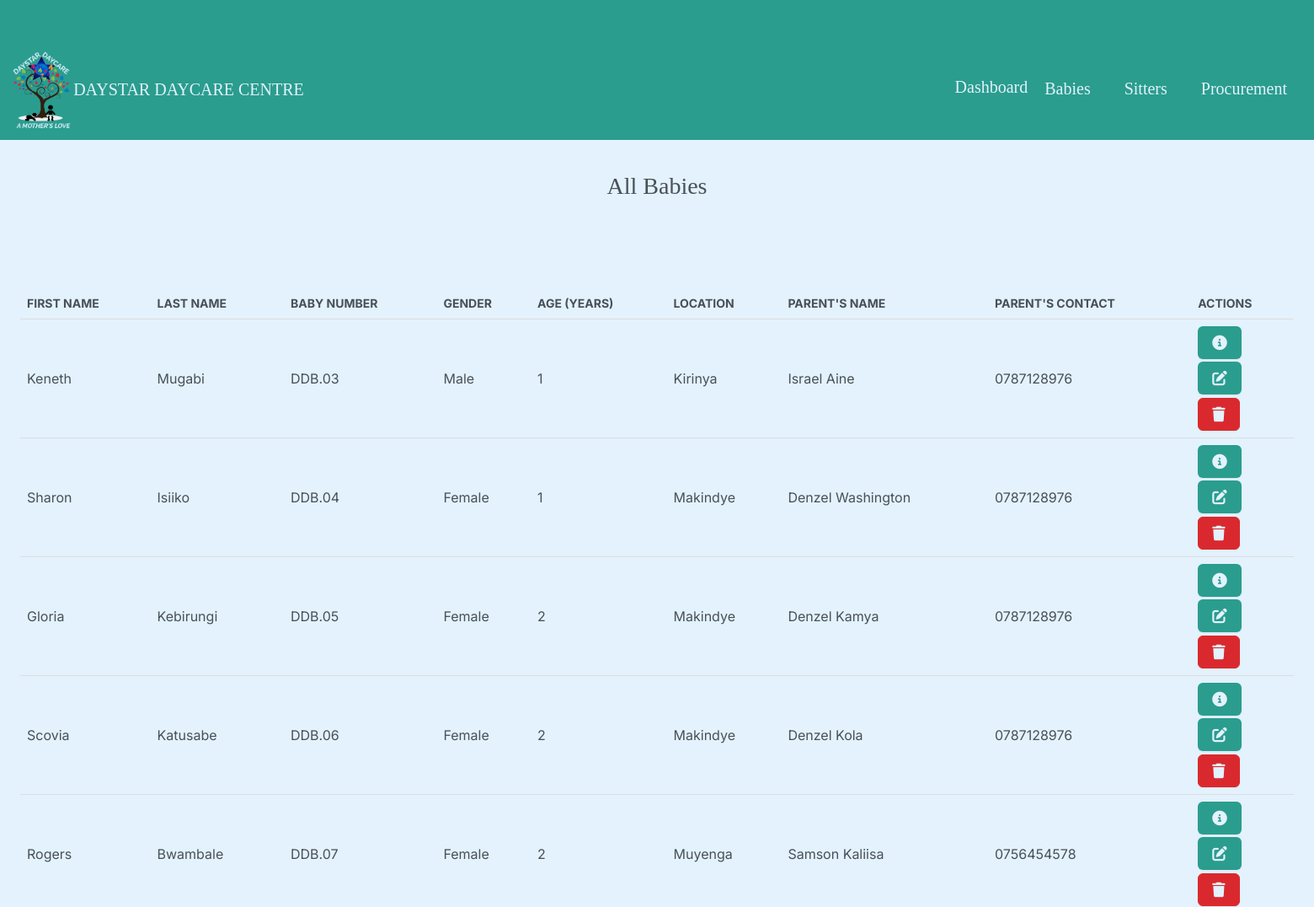
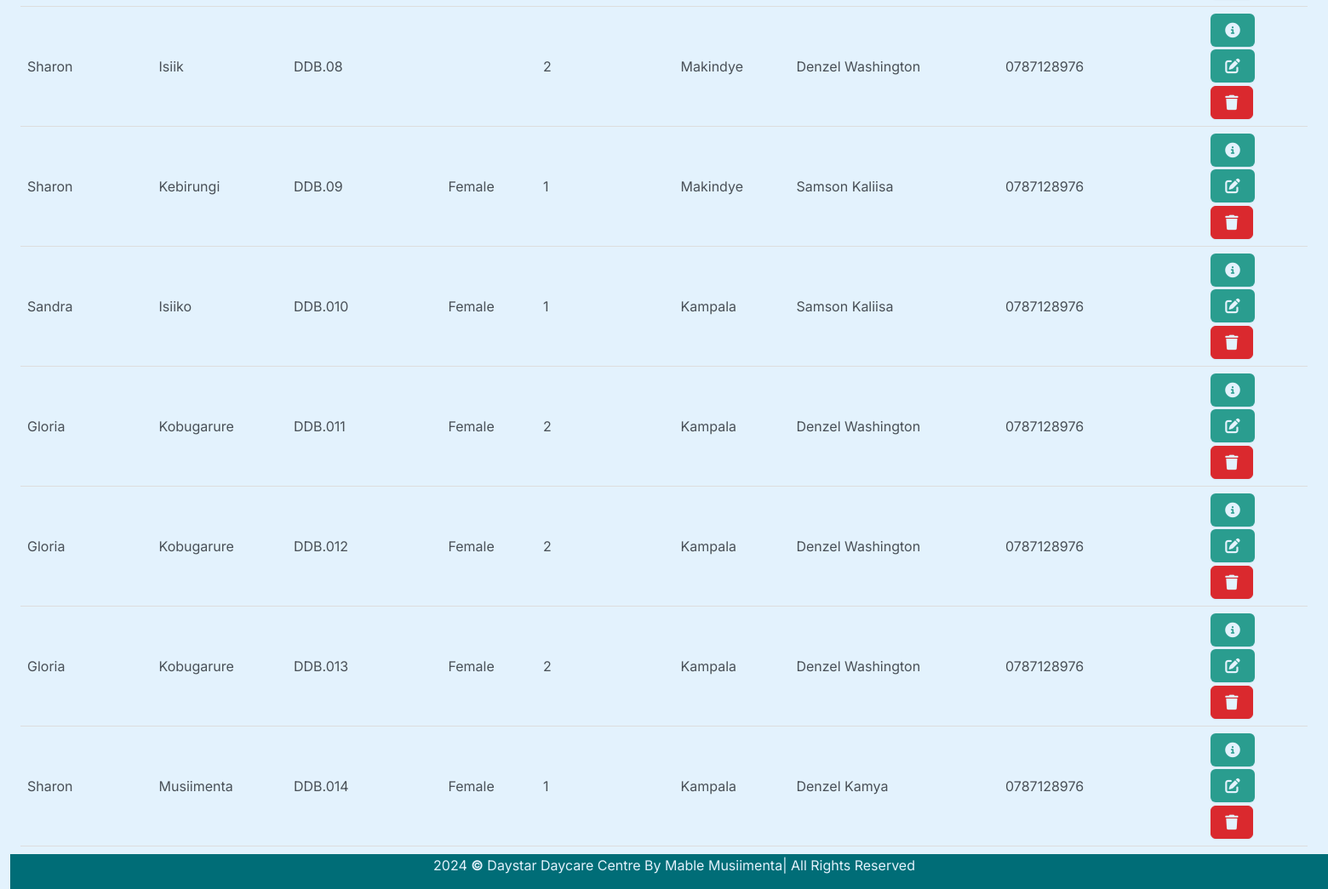
The page /baby/ (signed in) on the database its author committed (2 pictures, top to bottom).
### daystarapp/models.py (models this page shows, shortened)
class Baby(models.Model):
    first_name = models.CharField(max_length=50, null=False)
    last_name = models.CharField(max_length=50, null=False)
    gender = models.CharField(max_length=10, null=False, choices=GENDER)
    age = models.PositiveIntegerField()
    location = models.CharField(max_length=50, null=False)
    parent_name = models.CharField(max_length=50, null=False, validators=[validate_two_names])
    parent_contact = models.CharField(max_length=50, null=False, validators=[validate_phone_number])

### daystarapp/views.py (the view)
# urls.py: path("baby/", views.baby, name="baby"),
@login_required
def baby(request):
    success = request.GET.get('success', False)
    return render(request, "babies/baby.html", {"babies": Baby.objects.all()} )

### daystarapp/templates/babies/baby.html (shortened to what this page needs)
{% extends "babies/base.html" %}
{% block body %}
<div class="container-fluid" style="padding-top: 80px;">
    <h3 class="m-4" style="text-align: center; font-family:serif;">All Babies</h3>
    <div class="row">
        <div class="col-12">
            {% if babies %}
                <div class="table-responsive">
                    <table>
                        <thead>
                            <tr>
                                <th scope="col">First Name</th>
                                <th scope="col">Last Name</th>
                                <th scope="col">Baby Number</th>
                                <th scope="col">Gender</th>
                                <th scope="col">Age (Years)</th>
                                <th scope="col">Location</th>
                                <th scope="col">Parent's Name</th>
                                <th scope="col">Parent's Contact</th>
                                <th scope="col">ACTIONS</th>
                            </tr>
                        </thead>
                        <tbody>
                            {% for baby in babies %}
                                <tr>
                                    <td>{{ baby.first_name }}</td>
                                    <td>{{ baby.last_name }}</td>
                                    <td>DDB.0{{ baby.id }}</td>
                                    <td>{{ baby.gender }}</td>
                                    <td>{{ baby.age }}</td>
                                    <td>{{ baby.location }}</td>
                                    <td>{{ baby.parent_name }}</td>
                                    <td>{{ baby.parent_contact}}</td>
                                    <td>
                                        <button type="button" class="btn me-1" href="{% url 'view_baby' baby.id %}" data-bs-toggle="modal" data-bs-target="#myModal{{baby.id}}" style="background-color: #2a9d8f; color:#e3f2fd; margin-bottom:3px;"></button><br>
                                        <a class="btn me-1" href="{% url 'edit' baby.id %}" style="background-color: #2a9d8f; color:#e3f2fd;">
                                        </a><br>
                                        <button type="button" class="btn btn-danger" data-bs-toggle="modal" data-bs-target="#delete{{baby.id}}" style="color: #e3f2fd; margin-top:4px;">
                                        </button>
                                    </td>
                                </tr>
                            {% endfor %}
                        </tbody>
                    </table>
                </div>
            {% else %}
                <h5 class="alert alert-primary ms-4 me-4">No Baby Records</h5>
            {% endif %}
        </div>
    </div>
</div>
{% endblock %}

### daystarapp/templates/babies/base.html (style rules this page uses)
.container-fluid { margin-top: 50px; position: relative; }

### daystarapp/templates/babies/baby.html (style rules this page uses)
table { border-collapse: collapse; width: 100%; }
th, td { padding: 8px; text-align: left; border-bottom: 1px solid #DDD; }
th { font-weight: 700; }

### rows shown on the page
Baby: first_name "Keneth", last_name "Mugabi", id "3", gender "Male", age "1", location "Kirinya", parent_name "Israel Aine", parent_contact "0787128976"
Baby: first_name "Sharon", last_name "Isiiko", id "4", gender "Female", age "1", location "Makindye", parent_name "Denzel Washington", parent_contact "0787128976"
Baby: first_name "Gloria", last_name "Kebirungi", id "5", gender "Female", age "2", location "Makindye", parent_name "Denzel Kamya", parent_contact "0787128976"
Baby: first_name "Scovia", last_name "Katusabe", id "6", gender "Female", age "2", location "Makindye", parent_name "Denzel Kola", parent_contact "0787128976"
Baby: first_name "Rogers", last_name "Bwambale", id "7", gender "Female", age "2", location "Muyenga", parent_name "Samson Kaliisa", parent_contact "0756454578"
Baby: first_name "Sharon", last_name "Isiik", id "8", age "2", location "Makindye", parent_name "Denzel Washington", parent_contact "0787128976"
Baby: first_name "Sharon", last_name "Kebirungi", id "9", gender "Female", age "1", location "Makindye", parent_name "Samson Kaliisa", parent_contact "0787128976"
Baby: first_name "Sandra", last_name "Isiiko", id "10", gender "Female", age "1", location "Kampala", parent_name "Samson Kaliisa", parent_contact "0787128976"
Baby: first_name "Gloria", last_name "Kobugarure", id "11", gender "Female", age "2", location "Kampala", parent_name "Denzel Washington", parent_contact "0787128976"
Baby: first_name "Gloria", last_name "Kobugarure", id "12", gender "Female", age "2", location "Kampala", parent_name "Denzel Washington", parent_contact "0787128976"
Baby: first_name "Gloria", last_name "Kobugarure", id "13", gender "Female", age "2", location "Kampala", parent_name "Denzel Washington", parent_contact "0787128976"
Baby: first_name "Sharon", last_name "Musiimenta", id "14", gender "Female", age "1", location "Kampala", parent_name "Denzel Kamya", parent_contact "0787128976"
